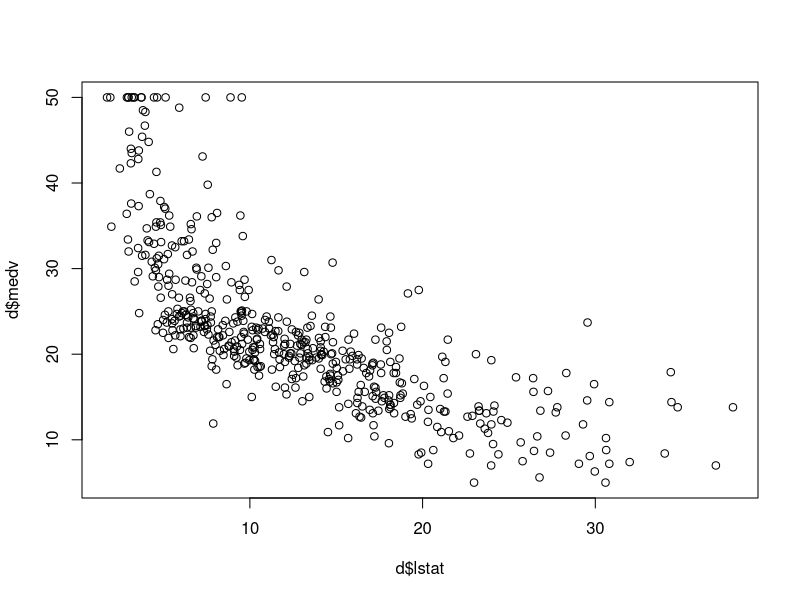
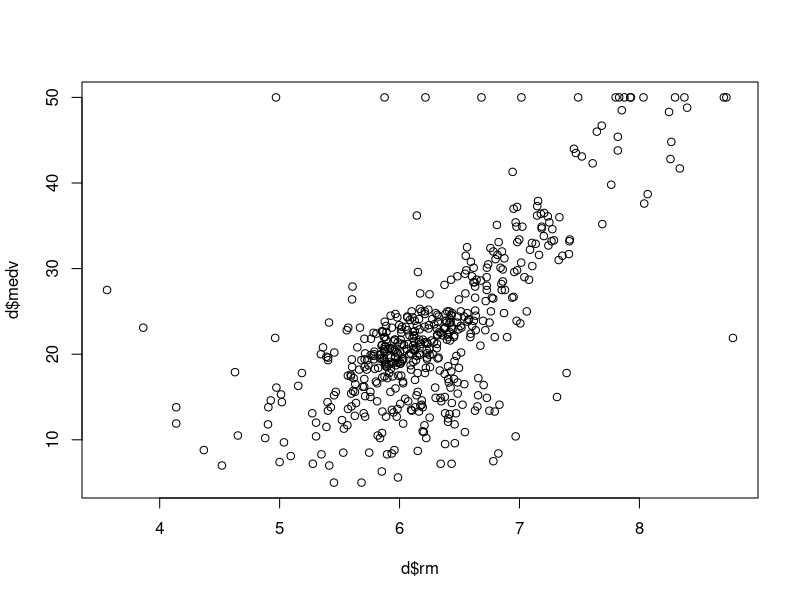

The R script that drew these images, in order:
# explore imputation options within CARET
# preProcess function, K-NN or bagged trees

library(caret)
library(MASS)
library(dplyr)
library(RANN)

set.seed(seed=45226)

d <- MASS::Boston #predict MEDV from 13 factors

d$index <- seq(from=1, to=nrow(d), by=1)

str(d) #CHAS and RAD are categorical, others continuous

c <- cor(x=d[1:13], y=d[14], method="spearman") #LSTAT, RM seem most correlated with MEDV
                                                #CHAS, BLACK least correlated
plot(x=d$lstat, y=d$medv)
plot(x=d$rm, y=d$medv)

#randomly pick ~10% of CHAS to be missing
d$chas2 <- d$chas

s <- sample(x=d$index, size=51, replace=F)
d$chas2 <- if_else(d$index %in% s, d$chas2*NA, d$chas2)

d2 <- select(d, -chas, -index)

d2PreProc <- caret::preProcess(d2, method="knnImpute")
meanPreProc <- d2PreProc$mean
sdPreProc <- d2PreProc$std

d2_knnImp <- predict(d2PreProc, d2) #scaled and imputed
# TODO: how to call the appropriate SD and Means instead of manual insertion
d2_knnImp$chas2_knnImp <- round((d2_knnImp$chas2 * 0.2559832) + 0.07032967)

d$chasImp <- d2_knnImp$chas2_knnImp
d$check <- d$chas - d$chasImp #incorrect 3/51 = 6%

#TODO: functionalize and clean up the above (%missing, var name, reverse scaling, etc.)
